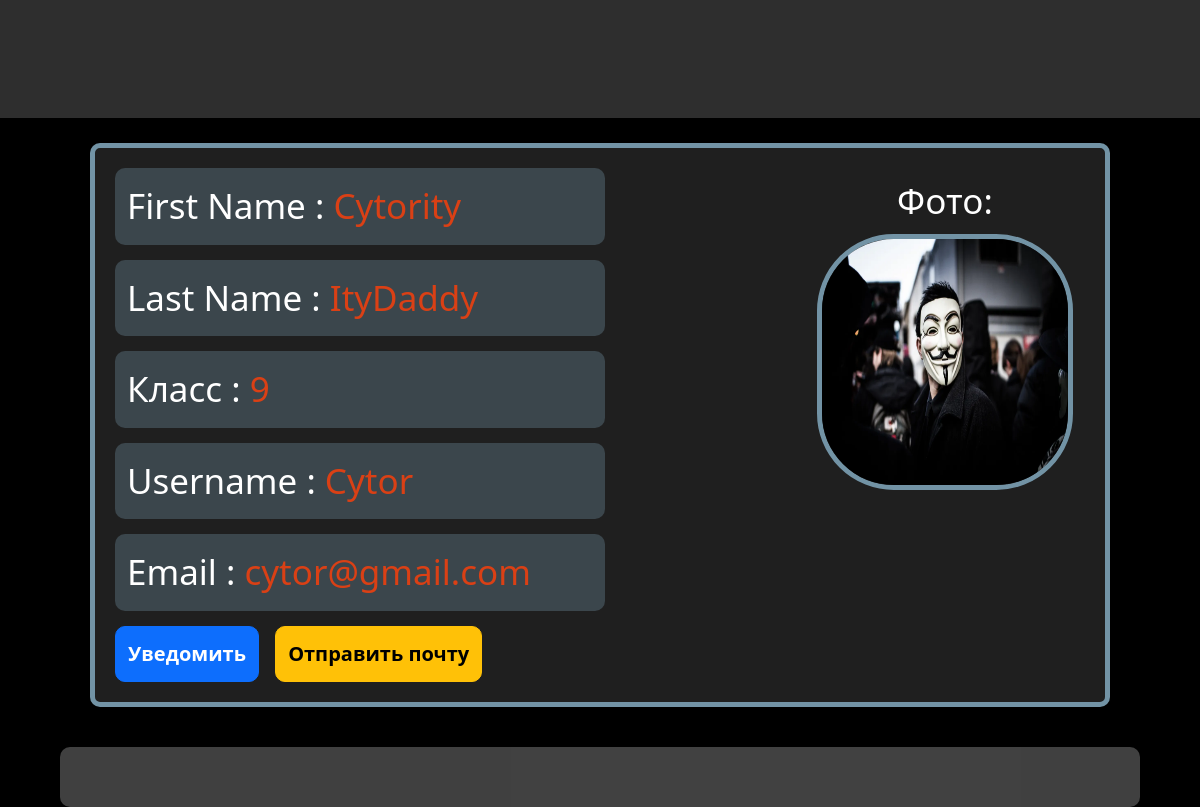
The page /account/ (signed in) on the database its author committed.
### User/models.py (models this page shows)
class CustomUser(AbstractUser):
    catClassUser = models.ForeignKey('UserClass', on_delete=models.PROTECT, verbose_name='Класс', null=True)
    photo = models.ImageField('Фотография', upload_to='user_photo/%Y/%m/%d/', null=True)

class UserClass(models.Model):
    userClass = models.IntegerField('Класс')
    def __str__(self):
        return str(self.userClass)
    class Meta:
        verbose_name = 'Класс'
        verbose_name_plural = 'Классы'

### account/views.py (the view)
# urls.py: path('/', render_user, name='account'),
def render_user(req):
    data = {
        'title_page': 'Аккаунт',
        'title': '',
        'users': CustomUser
    }
    return render(req, 'account/index.html', data)

### account/templates/account/index.html (shortened to what this page needs)
{% extends 'lecture/index.html' %}
{% block content %}
<div>
    <div class="prarea">
        <div class="stable">
            <p class="user_data-primary"> First Name : <span class="red_exception">{{ user.first_name }}</span></p>
            <p class="user_data-primary"> Last Name : <span class="red_exception">{{ user.last_name }}</span></p>
      <p class="user_data-primary">Класс : <span class="red_exception">{{ user.catClassUser }}</span></p>
      <p class="user_data-secondary"> Username : <span class="red_exception">{{ user.username }}</span></p>
      <p class="user_data-secondary"> Email : <span class="red_exception">{{ user.email }}</span></p>
      {% if user.is_superuser %}
         <a href="{% url 'send_notify' %}" class="btn btn-primary">Уведомить</a>
         <a href="{% url 'send_mail' %}" class="btn btn-warning">Отправить почту</a>
         {% endif %}
    </div>
    <div class="right_flex">
     <h2>Фото: <br><img src="{{ user.photo.url }}" alt=""></h2>
    </div>
    </div>
</div>
{% endblock %}

### lecture/static/lecture/css/main.css (style rules this page uses)
body { background: #000; padding: 0px; margin: 0px; position: relative; }
.red_exception { color: rgba(218, 64, 21, 1); font-size: 35px;; font-weight: 400; }
.prarea { border: 5px solid rgba(170, 225, 255, 0.6); background: rgba(154, 154, 154, 0.2); width: 85%; display: flex; gap: 200px; margin: auto; margin-top: 25px; margin-bottom: 100px; justify-content: space-evenly; padding: 20px; border-radius: 10px; color: #fff; }
.stable { width: 70%; }
.prarea p { width: auto; height: auto; padding: 12px; margin: 0 0 15px 0; color: #fff; background: rgba(170, 225, 255, 0.2); border-radius: 10px; font-size:35px; font-weight: 100; }
.prarea a { padding: 12px; outline: none; margin: 0 12px 0 0; font-size: 20px; font-weight: 600; border-radius: 10px; }
.right_flex { width: 40%; }
.right_flex h2 { height: auto; padding: 12px; margin: auto; margin-bottom: 12px; color: #fff; border-radius: 10px; font-size:35px; justify-content: center; text-align: center; font-weight: 100; display: block; }
.right_flex h2 img { margin: 12px 0 0 0 ; border: 5px solid rgba(170, 225, 255, 0.6); border-radius: 30%; aspect-ratio: 1 / 1; width: 100%; overflow: hidden; object-fit: fill; }

### rows shown on the page
CustomUser: first_name "Cytority", last_name "ItyDaddy", catClassUser "9", username "Cytor", email "cytor@gmail.com", photo (picture)
